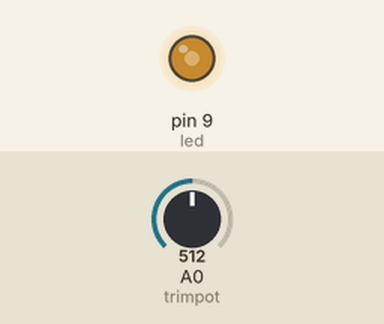
A sketch run on a simulated Arduino Uno, built with avr-gcc and run on an emulated ATmega328P. On the bench: output pins drawn as LEDs (lit = HIGH). The inputs (shaded band) are chosen by the test bench; at power-on: A0 (trimpot) = 512.

Above: at 1.2 s.
1.3 s: A0 (trimpot) set to 716
At 1.6 s:
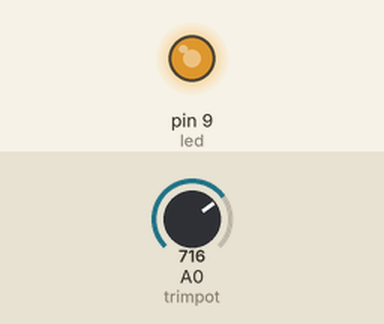
2.8 s: A0 (trimpot) set to 900
At 4.0 s:
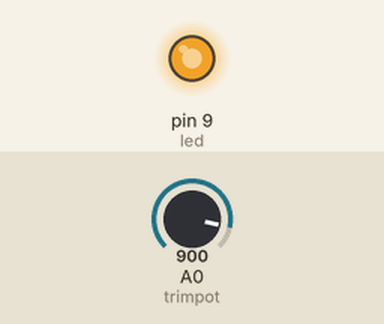
4.3 s: A0 (trimpot) set to 122
At 5.2 s:
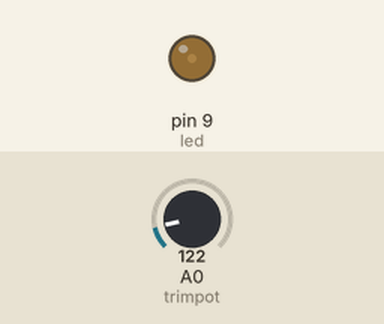
5.8 s: A0 (trimpot) set to 0
At 6.5 s:
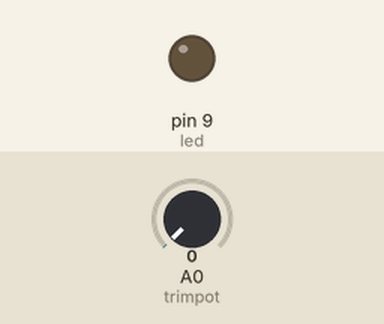
7.3 s: A0 (trimpot) set to 511
At 8.7 s:
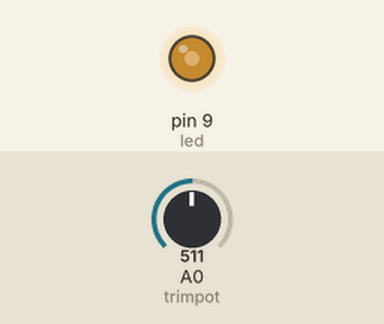
Timing chart, 0 to 9.8 s (numbered marks = the images above; inputs shaded):
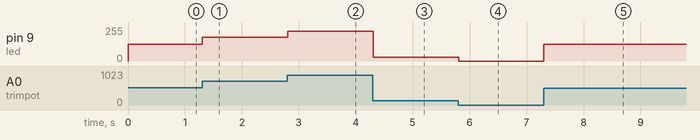

The sketch:

led_dimmer.ino
```cpp
int trimpot= A0;
int led = 9;

void setup() {
  // put your setup code here, to run once:
pinMode(9, OUTPUT);
}

void loop() {
  // put your main code here, to run repeatedly:
 int portvalue= analogRead(trimpot);
  int pwmvalue = map(portvalue,0,1023,0,255);
  analogWrite(led, pwmvalue);
  delay(10);
}
```

Measured:
- after the input at 1.3 s, pin 9 (led): 127/255 → 178/255 at once
- after the input at 2.8 s, pin 9 (led): 178/255 → 224/255 at once
- after the input at 4.3 s, pin 9 (led): 224/255 → 30/255 at once
- after the input at 5.8 s, pin 9 (led): 30/255 → 0/255 at once
- after the input at 7.3 s, pin 9 (led): 0/255 → 127/255 at once
